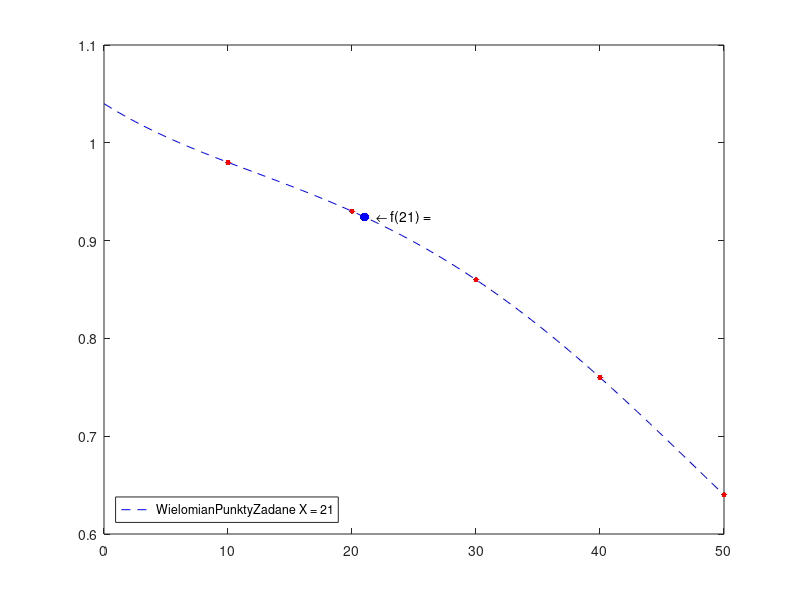

Write MATLAB code to recreate this figure.
close all;
clear;

% given data for interpolation
X = [  10,   20,   30,  40,  50];
Y = [0.98, 0.93, 0.86, .76, .64];

% allocate memory calculated coefficients
a = zeros(1,length(X));
w = zeros(length(X)-1);

% for every element given in X
for i = 1:length(X)
    mian = 1;
    k = 1;
    %add elements to denominator except "index one"
    for j = 1:length(X)
        if (j == i)
            continue;
        else
            mian = mian .* (X(i)-X(j));
        end
        k=k+1;
    end
    % set elements of coefficient
    a(1,i) = Y(i)./mian;
end

% make matrix of parameters next to each coefficient
for i = 1:length(X)
    k = 1;
    for j = 1:(length(X))
        % omiting "indexed one"
        if (j == i) 
            continue;
        else
            w(i,k) = (X(j));
        end
        k = k+1;
    end
end

% create function using calculated polynominal
f = @(x) ... 
    (a(1).*(x-w(1,1)).*(x-w(1,2)).*(x-w(1,3)).*(x-w(1,4))) + ...
    (a(2).*(x-w(2,1)).*(x-w(2,2)).*(x-w(2,3)).*(x-w(2,4))) + ...
    (a(3).*(x-w(3,1)).*(x-w(3,2)).*(x-w(3,3)).*(x-w(3,4))) + ...
    (a(4).*(x-w(4,1)).*(x-w(4,2)).*(x-w(4,3)).*(x-w(4,4))) + ...
    (a(5).*(x-w(5,1)).*(x-w(5,2)).*(x-w(5,3)).*(x-w(5,4)));

t = 0:50;
figure(1);
plot(t, f(t), '--b',  X, Y, '.r', 'MarkerSize', 12);
hold on;
plot( 21, f(21), '.b', 'MarkerSize', 20);
text(21,f(21),'    \leftarrow f(21) = ');
legend(["Wielomian", "Punkty", "Zadane X = 21"], 'location', 'southwest');

